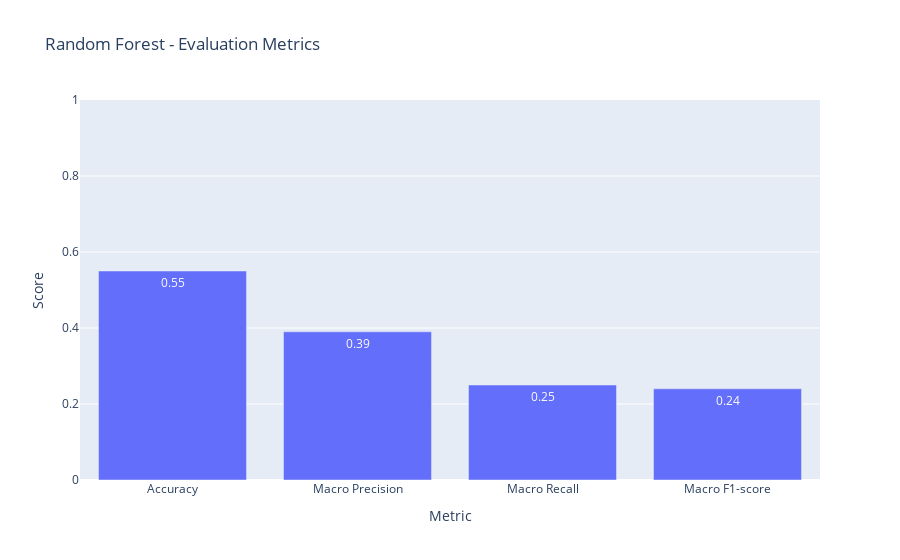
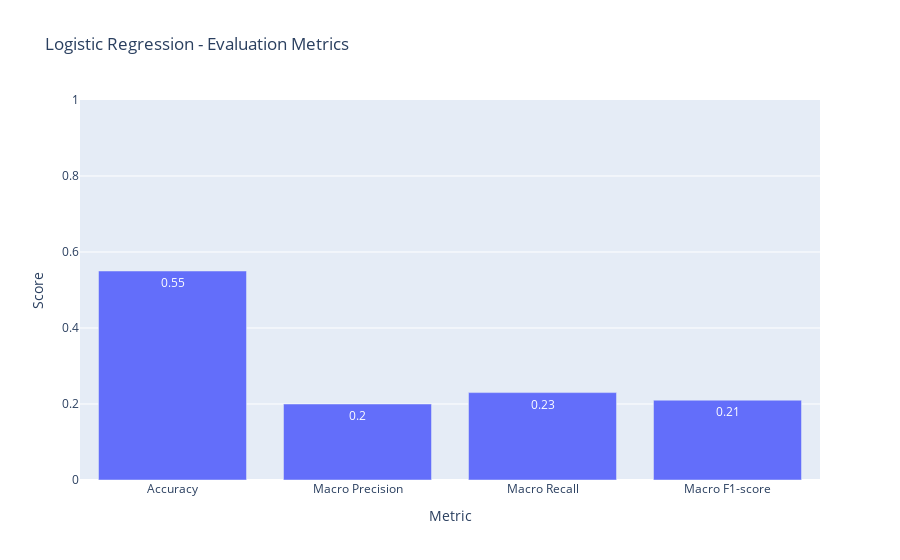

These figures' notebook cell, in order:
### Markdown cell above
📊 Interactive Model Evaluation Dashboard
To facilitate a deeper understanding of each model's performance, we developed an interactive dashboard using Plotly and ipywidgets. This dashboard allows users to:

Select a model from a dropdown menu.
Visualize its performance metrics: Accuracy, Macro Precision, Macro Recall, and Macro F1-score.
Compare models dynamically with visually enhanced bar plots.
This tool is ideal for:

Presentations to non-technical stakeholders.
Rapid prototyping and exploration.
Highlighting model trade-offs in precision and recall.
Key Benefits:

The dashboard supports quick comparison without rerunning evaluations.
Clean, modern UI with color-coded bars and score annotations.
Extensible for additional models or metrics in future iterations.

### Code cell
import pandas as pd
import plotly.express as px
import ipywidgets as widgets
from IPython.display import display

# Define model performance data
data = {
    "Metric": ["Accuracy", "Macro Precision", "Macro Recall", "Macro F1-score"],
    "Random Forest": [0.55, 0.39, 0.25, 0.24],
    "Logistic Regression": [0.55, 0.20, 0.23, 0.21],
    "Gradient Boosting": [0.55, 0.37, 0.25, 0.25]
}
df_scores = pd.DataFrame(data)

# Dropdown selector
model_selector = widgets.Dropdown(
    options=["Random Forest", "Logistic Regression", "Gradient Boosting"],
    description="Model:"
)

# Plotting function
def update_chart(model):
    fig = px.bar(
        df_scores,
        x="Metric",
        y=model,
        title=f"{model} - Evaluation Metrics",
        labels={model: "Score"},
        range_y=[0, 1],
        text_auto=True
    )
    fig.show()

# Display the dashboard
widgets.interact(update_chart, model=model_selector)

### Figure 1 — Plotly figure (JSON) as saved in the notebook; plotly's stock layout.template omitted (floating-point values rounded to 4 significant figures)
{"data": [{"hovertemplate": "Metric=%{x}<br>Score=%{y}<extra></extra>", "legendgroup": "", "marker": {"color": "#636efa", "pattern": {"shape": ""}}, "name": "", "orientation": "v", "showlegend": false, "textposition": "auto", "texttemplate": "%{y}", "type": "bar", "x": ["Accuracy", "Macro Precision", "Macro Recall", "Macro F1-score"], "xaxis": "x", "y": [0.55, 0.39, 0.25, 0.24], "yaxis": "y"}], "layout": {"barmode": "relative", "legend": {"tracegroupgap": 0}, "title": {"text": "Random Forest - Evaluation Metrics"}, "xaxis": {"anchor": "y", "domain": [0, 1], "title": {"text": "Metric"}}, "yaxis": {"anchor": "x", "domain": [0, 1], "range": [0, 1], "title": {"text": "Score"}}}}

### Figure 2 — Plotly figure (JSON) as saved in the notebook; plotly's stock layout.template omitted (floating-point values rounded to 4 significant figures)
{"data": [{"hovertemplate": "Metric=%{x}<br>Score=%{y}<extra></extra>", "legendgroup": "", "marker": {"color": "#636efa", "pattern": {"shape": ""}}, "name": "", "orientation": "v", "showlegend": false, "textposition": "auto", "texttemplate": "%{y}", "type": "bar", "x": ["Accuracy", "Macro Precision", "Macro Recall", "Macro F1-score"], "xaxis": "x", "y": [0.55, 0.2, 0.23, 0.21], "yaxis": "y"}], "layout": {"barmode": "relative", "legend": {"tracegroupgap": 0}, "title": {"text": "Logistic Regression - Evaluation Metrics"}, "xaxis": {"anchor": "y", "domain": [0, 1], "title": {"text": "Metric"}}, "yaxis": {"anchor": "x", "domain": [0, 1], "range": [0, 1], "title": {"text": "Score"}}}}
